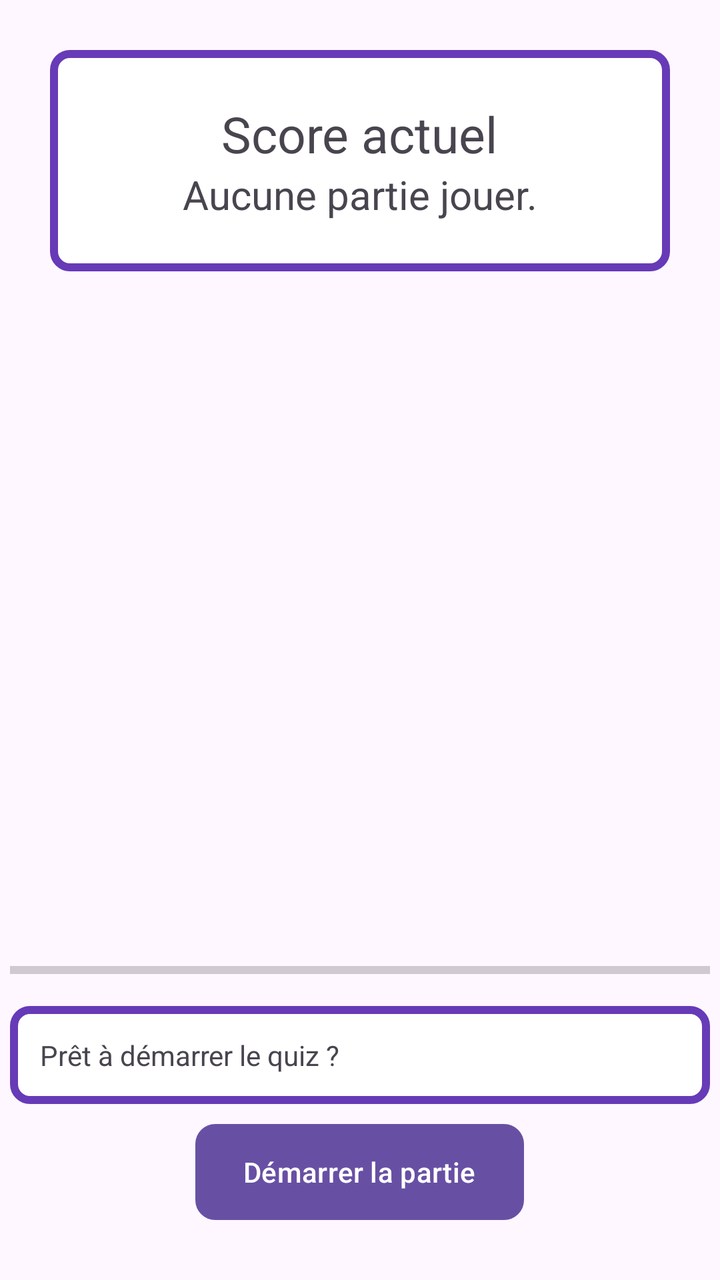
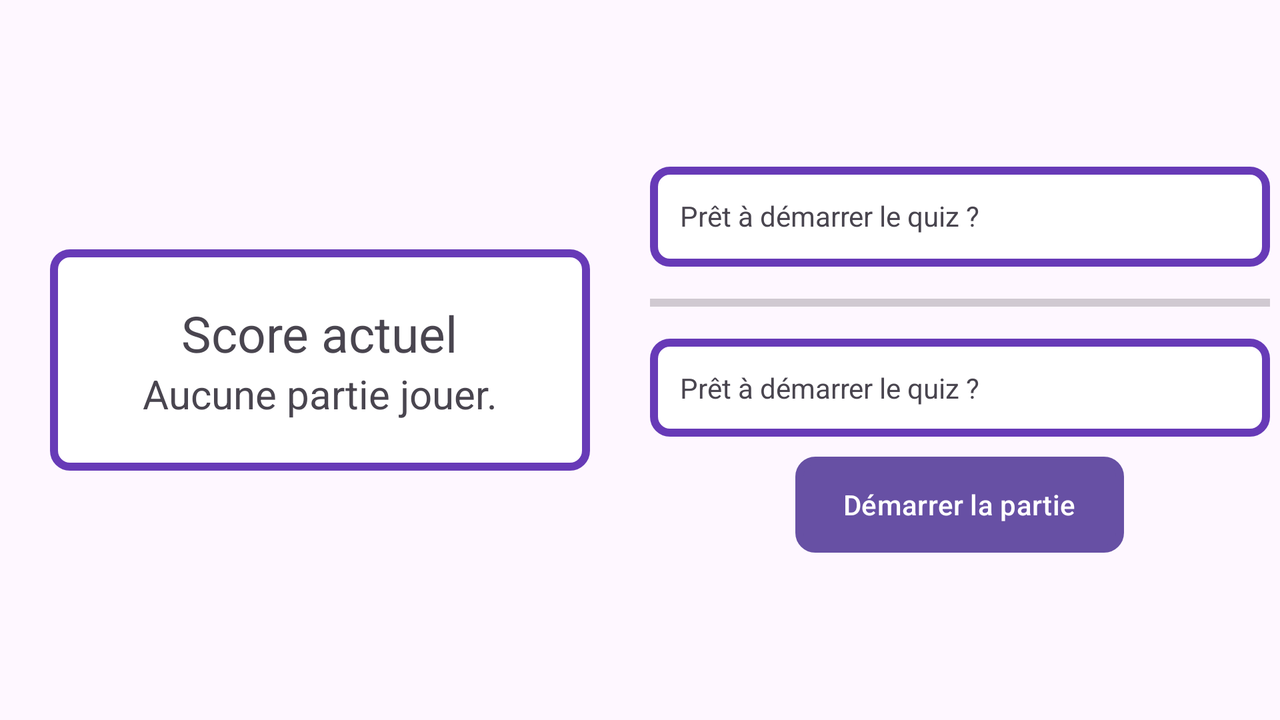

Compare how this app lays out the same screen by default and in its alternative resource folder. The renders come first, then the two layout files and the values they reference.
<!-- AndroidManifest.xml: application theme Theme.Laboratoire1 -->
<!-- res/layout/activity_main.xml -->
<?xml version="1.0" encoding="utf-8"?>
<LinearLayout xmlns:android="http://schemas.android.com/apk/res/android"
    android:id="@+id/main"
    android:layout_width="match_parent"
    android:layout_height="match_parent"
    android:gravity="center"
    android:orientation="vertical"
    >
    <LinearLayout
        android:layout_width="match_parent"
        android:layout_height="wrap_content"
        android:layout_margin="25dp"
        android:gravity="top"
        android:layout_gravity="center"
        android:orientation="vertical"
        >
        <LinearLayout
            android:layout_width="match_parent"
            android:layout_height="wrap_content"
            android:padding="25dp"
            android:gravity="center"
            android:orientation="vertical"
            android:background="@drawable/border_background"
            >
            <TextView
                android:layout_width="wrap_content"
                android:layout_height="wrap_content"
                android:textSize="25sp"
                android:id="@+id/score_text"
                android:text="@string/score_text" />
            <TextView
                android:layout_width="wrap_content"
                android:layout_height="wrap_content"
                android:textSize="20sp"
                android:id="@+id/scoreNumber"
                android:text="@string/score_number" />
        </LinearLayout>
    </LinearLayout>

    <LinearLayout
        style="?android:attr/buttonBarStyle"
        android:id="@+id/game_interface"
        android:layout_width="match_parent"
        android:layout_height="match_parent"
        android:orientation="vertical"
        android:gravity="bottom"
        android:layout_marginBottom="25dp"
        >
        <TextView
            android:id="@+id/question_explication"
            android:layout_width="match_parent"
            android:layout_height="wrap_content"
            android:minHeight="100dp"
            android:layout_margin="5dp"
            android:padding="15dp"
            android:background="@drawable/border_background"
            android:text="@string/question_text"
            android:visibility="invisible"
            />
        <ProgressBar
            android:id="@+id/progressBar"
            style="?android:attr/progressBarStyleHorizontal"
            android:layout_width="match_parent"
            android:layout_height="wrap_content"
            android:layout_margin="5dp"
            android:max="9"
            android:progress="0"
            />
        <TextView
            android:id="@+id/question_text_view"
            android:layout_width="match_parent"
            android:layout_height="wrap_content"
            android:layout_margin="5dp"
            android:padding="15dp"
            android:background="@drawable/border_background"
            android:text="@string/question_text" />
        <LinearLayout
            style="?android:attr/buttonBarStyle"
            android:id="@+id/game_control"
            android:layout_width="wrap_content"
            android:layout_height="wrap_content"
            android:orientation="horizontal"
            android:layout_gravity="center"
            android:visibility="gone"
            >
            <LinearLayout
                style="?android:attr/buttonBarStyle"
                android:layout_width="wrap_content"
                android:layout_height="wrap_content"
                android:orientation="horizontal"
                android:layout_gravity="center"
                android:padding="5dp"
                >
                <Button
                    android:background="@drawable/border_background"
                    android:id="@+id/true_button"
                    android:layout_margin="5dp"
                    android:layout_width="wrap_content"
                    android:layout_height="wrap_content"
                    android:text="@string/true_button" />

                <Button
                    android:background="@drawable/border_background"
                    android:id="@+id/false_button"
                    android:layout_margin="5dp"
                    android:layout_width="wrap_content"
                    android:layout_height="wrap_content"
                    android:text="@string/false_button"/>
                <Button
                    style="?android:attr/buttonBarButtonStyle"
                    android:id="@+id/next_button"
                    android:layout_margin="5dp"
                    android:layout_width="wrap_content"
                    android:layout_height="wrap_content"
                    android:text="@string/next_button"/>
            </LinearLayout>

        </LinearLayout>
        <LinearLayout
            style="?android:attr/buttonBarStyle"
            android:id="@+id/start_control"
            android:layout_width="wrap_content"
            android:layout_height="wrap_content"
            android:orientation="horizontal"
            android:layout_gravity="center"
            >
            <Button
                android:background="@drawable/border_background"
                android:id="@+id/start_button"
                android:layout_margin="5dp"
                android:layout_width="wrap_content"
                android:layout_height="wrap_content"
                android:text="@string/start_button_text" />
        </LinearLayout>
    </LinearLayout>

</LinearLayout>
<!-- resources referenced by this layout -->
<resources>
  <!-- drawable border_background (drawable) -->
  <?xml version="1.0" encoding="utf-8"?>
  <shape xmlns:android="http://schemas.android.com/apk/res/android">
      <solid android:color="#FFFFFF"/>
      <stroke android:width="4dp" android:color="#673AB7"/>
      <corners android:radius="8dp"/>
  </shape>
  <string name="false_button">Faux</string>
  <string name="next_button">Suivant</string>
  <string name="question_text">Prêt à démarrer le quiz ?</string>
  <string name="score_number">Aucune partie jouer.</string>
  <string name="score_text">Score actuel </string>
  <string name="start_button_text">Démarrer la partie</string>
  <string name="true_button">Vrai</string>
  <style name="Theme.Laboratoire1" parent="Base.Theme.Laboratoire1" />
  <style name="Base.Theme.Laboratoire1" parent="Theme.Material3.DayNight.NoActionBar">
          
          
      </style>
</resources>
<!-- res/layout-land/activity_main.xml (the repository's variant of the layout above) -->
<!-- drawn on the phone turned sideways -->
<?xml version="1.0" encoding="utf-8"?>
<LinearLayout xmlns:android="http://schemas.android.com/apk/res/android"
    android:id="@+id/main"
    android:layout_width="match_parent"
    android:layout_height="match_parent"
    android:gravity="left"
    android:orientation="horizontal"
    >
    <LinearLayout
        android:layout_width="0dp"
        android:layout_height="match_parent"
        android:layout_weight="1"
        android:gravity="center"
        android:orientation="vertical">

        <LinearLayout
            android:layout_width="wrap_content"
            android:layout_height="wrap_content"
            android:layout_margin="25dp"
            android:gravity="center"
            android:orientation="vertical"
            >

            <LinearLayout
                android:layout_width="wrap_content"
                android:layout_height="wrap_content"
                android:background="@drawable/border_background"
                android:gravity="center"
                android:maxWidth="300dp"
                android:minWidth="300dp"
                android:orientation="vertical"
                android:padding="25dp">

                <TextView
                    android:id="@+id/score_text"
                    android:layout_width="wrap_content"
                    android:layout_height="wrap_content"
                    android:text="@string/score_text"
                    android:textSize="25sp" />

                <TextView
                    android:id="@+id/scoreNumber"
                    android:layout_width="wrap_content"
                    android:layout_height="wrap_content"
                    android:text="@string/score_number"
                    android:textSize="20sp" />
            </LinearLayout>


        </LinearLayout>
    </LinearLayout>






    <LinearLayout
        android:layout_width="0dp"
        android:layout_height="match_parent"
        android:layout_weight="1"
        android:gravity="center"
        android:orientation="vertical">


        <LinearLayout
            style="?android:attr/buttonBarStyle"
            android:id="@+id/game_interface"
            android:layout_width="match_parent"
            android:layout_height="match_parent"
            android:orientation="vertical"
            android:gravity="center"
            >
            <TextView
                android:id="@+id/question_explication"
                android:layout_width="match_parent"
                android:layout_height="wrap_content"
                android:minHeight="50dp"
                android:layout_margin="5dp"
                android:minWidth="300dp"
                android:maxWidth="300dp"
                android:padding="15dp"
                android:background="@drawable/border_background"
                android:text="@string/question_text"
                android:visibility="visible"
                />
            <ProgressBar
                android:id="@+id/progressBar"
                style="?android:attr/progressBarStyleHorizontal"
                android:layout_width="match_parent"
                android:layout_height="wrap_content"
                android:layout_margin="5dp"
                android:max="9"
                android:progress="0"
                />
            <TextView
                android:id="@+id/question_text_view"
                android:layout_width="match_parent"
                android:layout_height="wrap_content"
                android:layout_margin="5dp"
                android:padding="15dp"
                android:background="@drawable/border_background"
                android:text="@string/question_text" />
            <LinearLayout
                style="?android:attr/buttonBarStyle"
                android:id="@+id/game_control"
                android:layout_width="wrap_content"
                android:layout_height="wrap_content"
                android:orientation="horizontal"
                android:layout_gravity="center"
                android:visibility="gone"
                >
                <LinearLayout
                    style="?android:attr/buttonBarStyle"
                    android:layout_width="wrap_content"
                    android:layout_height="wrap_content"
                    android:orientation="horizontal"
                    android:layout_gravity="center"
                    android:padding="5dp"
                    >
                    <Button
                        android:background="@drawable/border_background"
                        android:id="@+id/true_button"
                        android:layout_margin="5dp"
                        android:layout_width="wrap_content"
                        android:layout_height="wrap_content"
                        android:text="@string/true_button" />

                    <Button
                        android:background="@drawable/border_background"
                        android:id="@+id/false_button"
                        android:layout_margin="5dp"
                        android:layout_width="wrap_content"
                        android:layout_height="wrap_content"
                        android:text="@string/false_button"/>
                    <Button
                        style="?android:attr/buttonBarButtonStyle"
                        android:id="@+id/next_button"
                        android:layout_margin="5dp"
                        android:layout_width="wrap_content"
                        android:layout_height="wrap_content"
                        android:text="@string/next_button"/>
                </LinearLayout>

            </LinearLayout>

            <LinearLayout
                style="?android:attr/buttonBarStyle"
                android:id="@+id/start_control"
                android:layout_width="wrap_content"
                android:layout_height="wrap_content"
                android:orientation="horizontal"
                android:layout_gravity="center"
                >
                <Button
                    android:background="@drawable/border_background"
                    android:id="@+id/start_button"
                    android:layout_margin="5dp"
                    android:layout_width="wrap_content"
                    android:layout_height="wrap_content"
                    android:text="@string/start_button_text" />
            </LinearLayout>
        </LinearLayout>
    </LinearLayout>
</LinearLayout>
